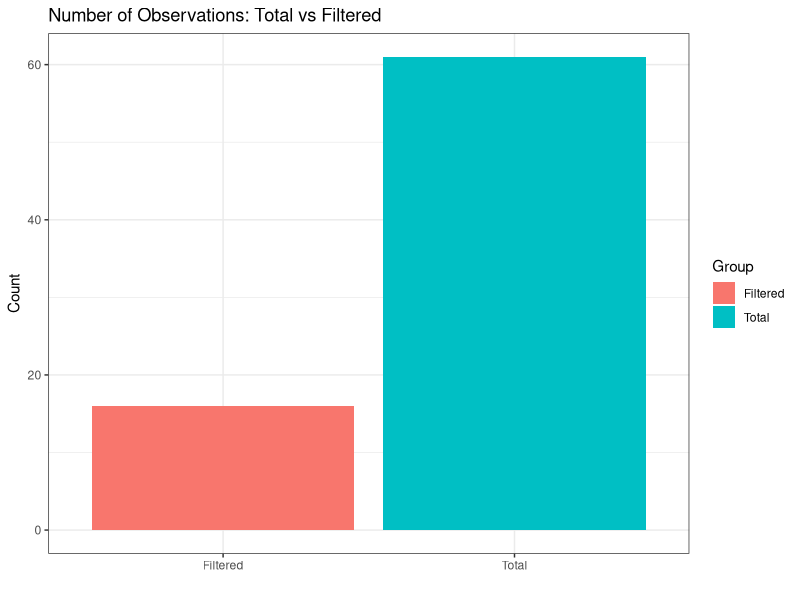
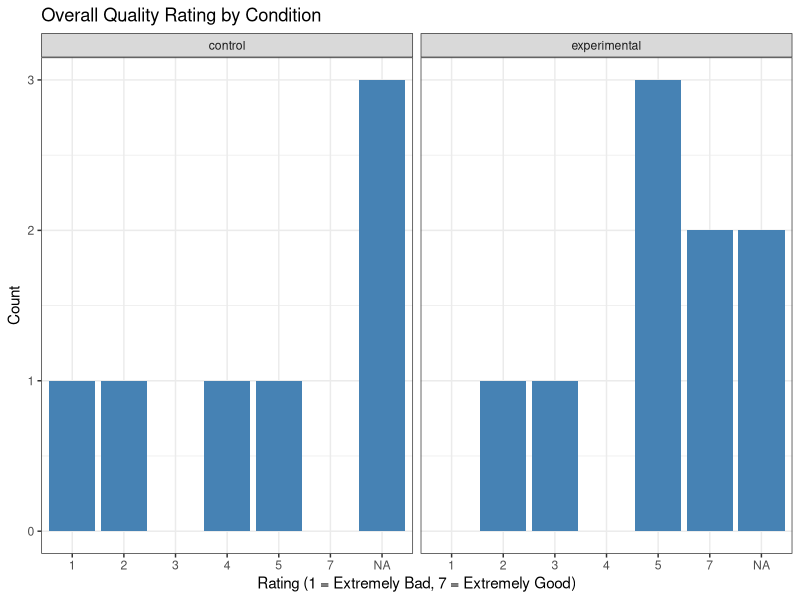

Generate these figures, in order, with R:
# Lib setup  
library(ggplot2)
library(dplyr)

# Load in fake results for testing, filter out unneeded info, replace -99 w NA
rawData <- read.csv("FAKE_DATA.csv", header = T, sep=",")
rawData <- rawData[3:nrow(rawData), 5:ncol(rawData)] 
rawData <- rawData %>%
  mutate(across(everything(), ~ ifelse(. == -99, NA, .)))

# Filter out non complete results
filteredData <- subset(rawData, rawData$AgreeToParticipate == 'I agree' & 
                         rawData$Finished == 'True' &
                         ((rawData$condition == 'control' & 
                             rawData$AttentionCheck_ctrl == 
                             'This code snippet is written in C.')
                          | (rawData$condition == 'experimental' 
                             & rawData$AttentionCheck_exp == 
                               'This code snippet was generated using AI.')))

# Add a row to manually track if security bug was detected
filteredData$noticed_security_bug <- NA

# How many completed the survey
total_n <- as.numeric(nrow(rawData))
filtered_n <- as.numeric(nrow(filteredData))

count_df <- data.frame(Group = c("Total", "Filtered"), Count
                       = c(total_n, filtered_n))

ggplot(count_df, aes(x = Group, y = Count, fill = Group)) +
  geom_bar(stat = "identity") +
  labs(
    title = "Number of Observations: Total vs Filtered",
    x = "",
    y = "Count"
  ) + theme_bw()

# Survey Completion Time (minutes)
summary(as.numeric(as.character(filteredData$Duration..in.seconds)))

# Overall Quality 
quality_levels <- c("Very low quality", "Low quality", "Somewhat low quality", 
                    "Neither high nor low quality", "Somewhat high quality", 
                    "High quality", "Very high quality")
filteredData$Rate_Overall_Quality_Numeric <- as.numeric(factor(
  filteredData$RateOverallQuality, levels=quality_levels, ordered = TRUE))

ggplot(filteredData, aes(x = factor(Rate_Overall_Quality_Numeric))) +
  geom_bar(fill = "steelblue") +
  facet_wrap(~ condition) +
  labs(
    title = "Overall Quality Rating by Condition",
    x = "Rating (1 = Extremely Bad, 7 = Extremely Good)",
    y = "Count"
  ) +
  theme_bw()

# For each likert scale, convert to numeric quantities
likert_levels <- c("Strongly disagree", "Disagree", "Somewhat disagree", 
                   "Neither agree nor disagree", "Somewhat agree", 
                   "Agree", "Strongly agree")

for(i in 1:10) {
  current_col <- paste0("Likert_", i)
  new_col <- paste0("Likert_numeric_", i)
  
  filteredData[[new_col]] <- as.numeric(factor(
    filteredData[[current_col]], levels=likert_levels, ordered = TRUE))
}

for (i in 1:6) {
  current_ai_col <- paste0("AI_Likert_", i)
  new_ai_col <- paste0("AI_Likert_numeric_", i)
  
  filteredData[[new_ai_col]] <- as.numeric(factor(
    filteredData[[current_ai_col]], levels=likert_levels, ordered = TRUE))
}

# Spearman correlation testing for credit hours and CS courses
filteredData$num_classes <- as.numeric(lengths(strsplit(
  filteredData$Courses, ",")))

catagoryTypes <- c("fewer than 30", "between 30 and 59", "between 60 and 89", 
                   "90 or more")

filteredData$CreditHours_catagory <- as.numeric(factor(
  filteredData$CreditHours), levels=catagoryTypes, ordered=TRUE)

cor.test(filteredData$CreditHours_catagory, filteredData$num_classes,
         method="spearman", exact=FALSE)

# Add in variables for core_class completion and security
cs_core <- c("CS 250","CS 251","CS 252")
cs_security <- c("CS 354","CS 355","CS 426")

# Check if a participant has completed ALL core classes
filteredData$completed_core <- sapply(filteredData$Courses, function(x) {
 if (is.na(x)) {
   return(FALSE)
 }
 courses <- trimws(unlist(strsplit(x, ",")))
 all(cs_core %in% courses)
})

# Checks if a participant has completed AT LEAST ONE security course
filteredData$taken_security <- sapply(filteredData$Courses, function(x) {
  if (is.na(x)) {
    return(FALSE)
  }
  courses <- trimws(unlist(strsplit(x, ",")))
  any(cs_security %in% courses)
})
